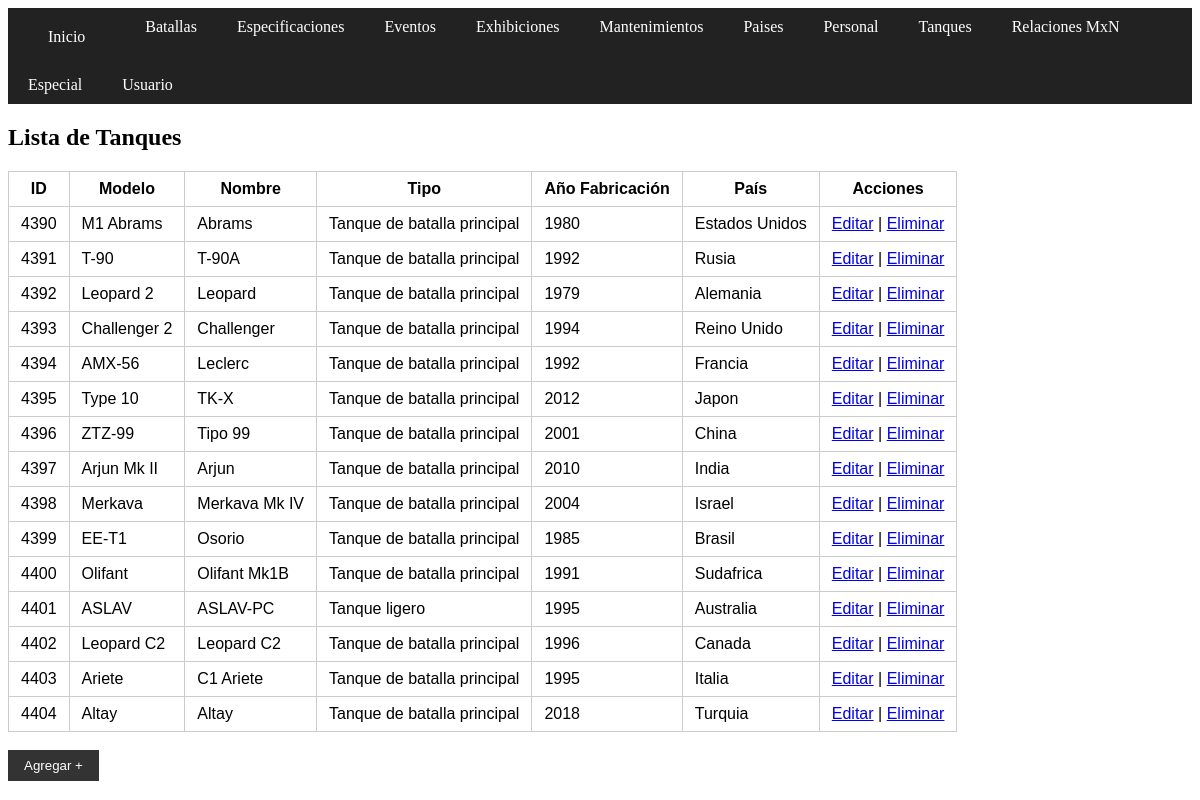
Before: /tanques/read.php with the older database file.
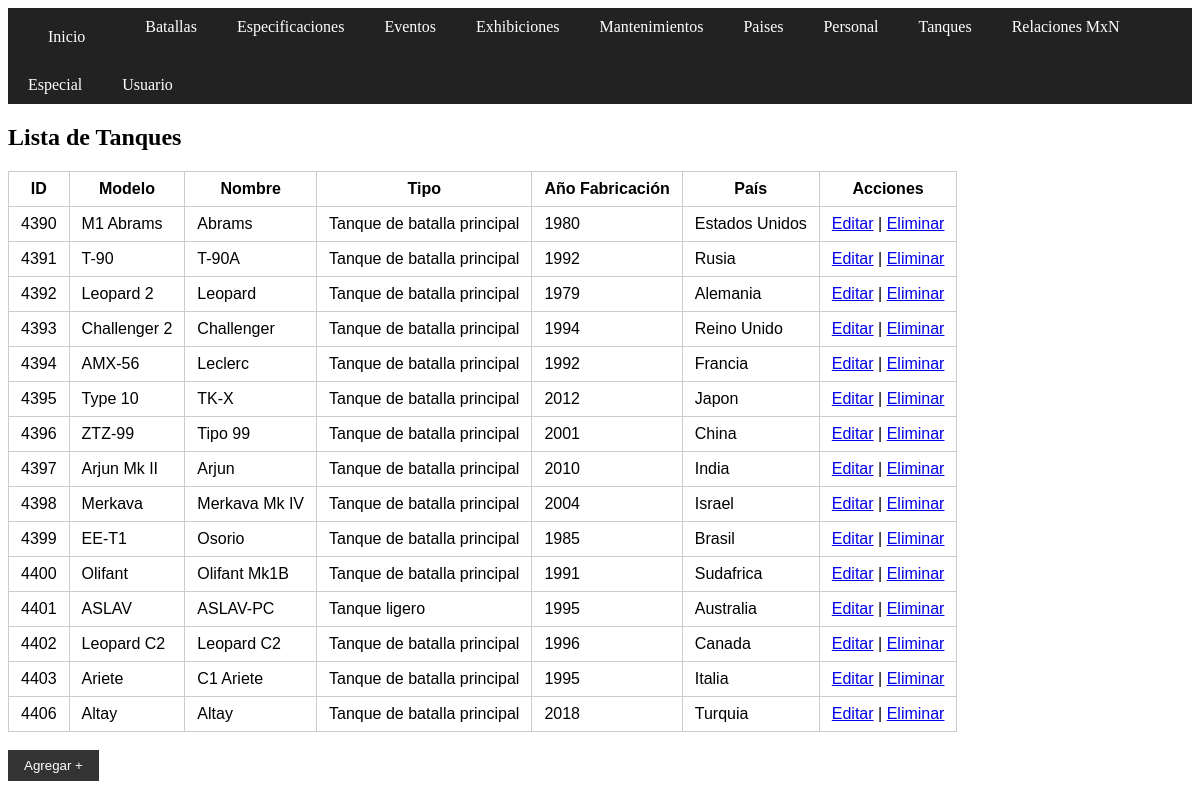
After: the same page with the newer database file.
### tables this page shows
CREATE TABLE `tanques` (
  `id_tanque` int(11) NOT NULL AUTO_INCREMENT,
  `modelo` text DEFAULT NULL,
  `nombre_tanque` text DEFAULT NULL,
  `tipo_tanque` text DEFAULT NULL,
  `anio_fabricacion` int(11) DEFAULT NULL,
  `id_pais` int(11) DEFAULT NULL,
  PRIMARY KEY (`id_tanque`),
  KEY `tanques_ibfk_1` (`id_pais`),
  CONSTRAINT `tanques_ibfk_1` FOREIGN KEY (`id_pais`) REFERENCES `paises` (`id_pais`)
);

CREATE TABLE `paises` (
  `id_pais` int(11) NOT NULL AUTO_INCREMENT,
  `nombre_pais` varchar(100) DEFAULT NULL,
  `capital` varchar(100) DEFAULT NULL,
  `region` varchar(100) DEFAULT NULL,
  PRIMARY KEY (`id_pais`)
);

### tanques/read.php (the view, shortened to what this page needs)
<?php
include_once "../config.php";
$sql = "SELECT t.*, p.nombre_pais FROM tanques t LEFT JOIN paises p ON t.id_pais = p.id_pais ORDER BY t.id_tanque";
$result = $conn->query($sql);
?>
<!DOCTYPE html>
<html>
<head>
    <link rel="stylesheet" href="../estilos.css">
</head>
<body>
<?php include "../menu.php"; ?>
<h2>Lista de Tanques</h2>
<table>
    <tr>
        <th>ID</th>
        <th>Modelo</th>
        <th>Nombre</th>
        <th>Tipo</th>
        <th>Año Fabricación</th>
        <th>País</th>
        <th>Acciones</th>
    </tr>
    <?php while($row = $result->fetch_assoc()): ?>
    <tr>
        <td><?= $row['id_tanque'] ?></td>
        <td><?= $row['modelo'] ?></td>
        <td><?= $row['nombre_tanque'] ?></td>
        <td><?= $row['tipo_tanque'] ?></td>
        <td><?= $row['anio_fabricacion'] ?></td>
        <td><?= $row['nombre_pais'] ?></td>
        <td>
            <a href="update.php?id=<?= $row['id_tanque'] ?>">Editar</a> |
            <a href="delete.php?id=<?= $row['id_tanque'] ?>" onclick="return confirm('¿Seguro que deseas eliminar este tanque?')">Eliminar</a>
        </td>
    </tr>
    <?php endwhile; ?>
</table><br>
<form> <input type="submit" value="Agregar +" formaction="create.php"> </form>
</body>
</html>

Changed rows visible on the page:
removed tanques: id_tanque "4404", modelo "Altay", nombre_tanque "Altay", tipo_tanque "Tanque de batalla principal", anio_fabricacion "2018", id_pais.nombre_pais "Turquia"
added tanques: id_tanque "4406", modelo "Altay", nombre_tanque "Altay", tipo_tanque "Tanque de batalla principal", anio_fabricacion "2018", id_pais.nombre_pais "Turquia"
